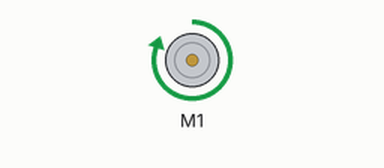
Simulated run of this sketch. Board: Arduino Uno, built with avr-gcc and run on an emulated ATmega328P. On the bench: DC motor (green arrow = forward, orange = backward, longer = faster).

Above: at 3.5 s.
Timing chart, 0 to 6.7 s (numbered marks = the images above):
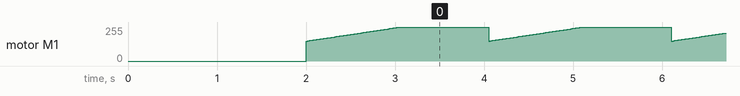

Measured:
- by itself, motor M1: ramps from forward 150/255 to forward 254/255 and jumps back, once every 2.1 s

The sketch:

motor_wiring_test.ino
```cpp
#include <Wire.h>
#include <Adafruit_MotorShield.h>

// Create the motor shield object with the default I2C address
Adafruit_MotorShield AFMS = Adafruit_MotorShield();
Adafruit_DCMotor *myMotor = AFMS.getMotor(1);
Adafruit_DCMotor *myOtherMotor = AFMS.getMotor(2);

void setup() {
  // put your setup code here, to run once:
  Serial.begin(9600);

  AFMS.begin();  // create with the default frequency 1.6KHz

  // Set the speed to start, from 0 (off) to 255 (max speed)
  myMotor->setSpeed(150);
  myMotor->run(FORWARD);
  // turn on motor
  myMotor->run(RELEASE);
  delay(2000);
}

void loop() {
  // put your main code here, to run repeatedly:
  myMotor->run(FORWARD);
  for (int i=150; i<255; i++) {
    myMotor->setSpeed(i);
    delay(10);
  }
  delay(1000);
}
```
